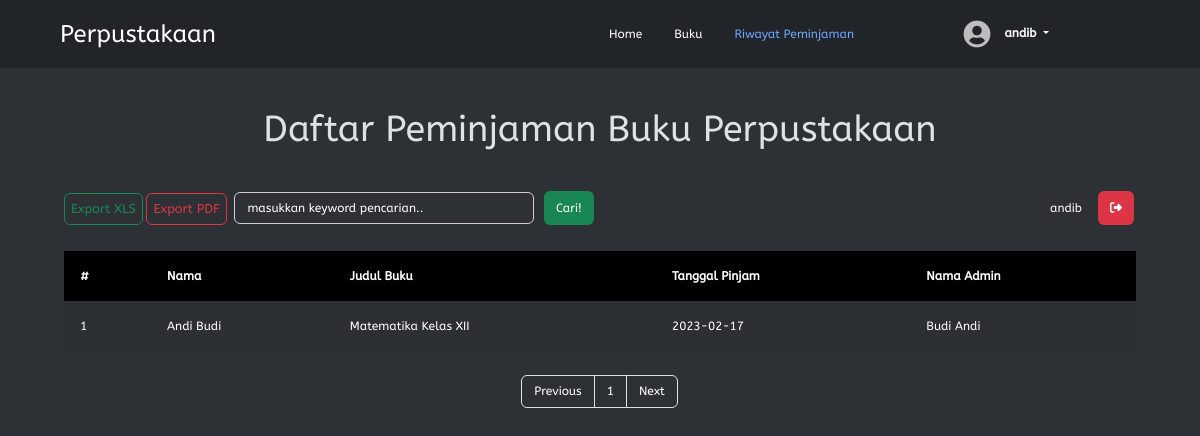
Screenshot of /php/peminjaman/riwayatPeminjaman.php (signed in) with the database file from the repository.
### tables this page shows
CREATE TABLE `t_peminjaman` (
  `f_id` int(11) NOT NULL,
  `f_idadmin` int(11) DEFAULT NULL,
  `f_idanggota` int(11) DEFAULT NULL,
  `f_tanggalpeminjaman` date DEFAULT NULL
);

CREATE TABLE `t_anggota` (
  `f_id` int(11) NOT NULL,
  `f_nama` varchar(200) DEFAULT NULL,
  `f_username` varchar(200) NOT NULL,
  `f_password` varchar(200) NOT NULL,
  `f_tempatlahir` varchar(100) DEFAULT NULL,
  `f_tanggallahir` date DEFAULT NULL
);

CREATE TABLE `t_buku` (
  `f_id` int(11) NOT NULL,
  `f_idkategori` int(11) DEFAULT NULL,
  `f_judul` varchar(200) DEFAULT NULL,
  `f_pengarang` varchar(200) DEFAULT NULL,
  `f_penerbit` varchar(200) DEFAULT NULL,
  `f_deskripsi` varchar(700) DEFAULT NULL
);

### php/dbcontroller.php (called while the page is built, shortened)
<?php
class DBConnection {
	private $host = 'localhost';
	private $user = 'root';
	private $password = '';
	private $dbname = 'prausk_sukenmfauzan';
	public $conn;
	public function __construct() {
		$this->conn = mysqli_connect($this->host, $this->user, $this->password, $this->dbname);
	}
	public function getALL($sql)
	{
		$result = mysqli_query($this->conn, $sql);
		while ($row = mysqli_fetch_assoc($result)) {
			$data[] = $row;
		}
		if (!empty($data)) {
			return $data;
		}
	}
	public function rowCOUNT($sql)
	{
		$result = mysqli_query($this->conn, $sql);
		$count = mysqli_num_rows($result);
		return $count;
	}
}
?>

### php/peminjaman/riwayatPeminjaman.php (the view, shortened to what this page needs)
<?php
require_once '../dbcontroller.php';
$db = new DBConnection();
$jumlahdataperhalaman = 10;
$totaldata = $db->rowCOUNT("SELECT * FROM t_peminjaman");
$jumlahhalaman = ceil($totaldata / $jumlahdataperhalaman);
if (isset($_GET['halaman'])) {
	$halamanberapa = $_GET['halaman'];
} else {
	$halamanberapa = 1;
}
$halaman = isset($_GET['halaman']) ? (int) $_GET['halaman'] : 1;
$awaldata = $jumlahdataperhalaman * $halamanberapa - $jumlahdataperhalaman;
$Previous = $halaman - 1;
$Next = $halaman + 1;
$halamanawal =
$halaman > 1 ? $halaman * $jumlahdataperhalaman - $jumlahdataperhalaman : 0;
$query = "SELECT t_peminjaman.f_id AS idpeminjaman, t_peminjaman.f_tanggalpeminjaman, t_anggota.f_nama AS namaanggota, t_admin.f_nama AS namaadmin, t_detailbuku.f_id AS iddetailbuku, t_buku.f_judul, t_kategori.f_kategori
FROM t_peminjaman
LEFT JOIN t_anggota ON t_peminjaman.f_idanggota = t_anggota.f_id
LEFT JOIN t_admin ON t_peminjaman.f_idadmin = t_admin.f_id
LEFT JOIN t_detailpeminjaman ON t_peminjaman.f_id = t_detailpeminjaman.f_idpeminjaman
LEFT JOIN t_detailbuku ON t_detailpeminjaman.f_iddetailbuku = t_detailbuku.f_id
LEFT JOIN t_buku ON t_detailbuku.f_idbuku = t_buku.f_id
LEFT JOIN t_kategori ON t_buku.f_idkategori = t_kategori.f_id
WHERE t_peminjaman.f_id IS NOT NULL AND t_buku.f_judul IS NOT NULL AND t_anggota.f_nama = '$_SESSION[namaAnggota]'
ORDER BY t_peminjaman.f_tanggalpeminjaman DESC LIMIT $awaldata, $jumlahdataperhalaman";
$peminjaman = $db->getALL($query);
?>
<!DOCTYPE html>
<html lang="en">
<head>
	<link rel="stylesheet" href="../../assets/style/style.css">
	<link rel="stylesheet" href="../../assets/bootstrap-5.3.0/css/bootstrap.min.css">
	<link rel="stylesheet" href="../../assets/fontawesome/css/all.min.css">
	<link rel="stylesheet" href="../../assets/fontawesome/css/fontawesome.min.css">
	<link rel="stylesheet" href="../../assets/fontawesome/css/solid.min.css">
	<link rel="stylesheet" href="../../node_modules/sweetalert2/dist/sweetalert2.min.css">
</head>
<body data-bs-theme="dark">
	<div class="container-fluid">
		<header class="d-flex flex-wrap align-items-center justify-content-center justify-content-around py-3 px-5">
			<a href="../home/index.php" class="d-flex align-items-center mb-3 mb-md-0 me-md-auto text-white text-decoration-none">
				<span class="fs-4">Perpustakaan</span>
			</a>
			<ul class="nav col-12 col-md-auto mb-2 justify-content-center mb-md-0">
				<li class="nav-item">
					<a href="../home/index.php" class="nav-link text-white" aria-current="page">
						Home
					</a>
				</li>
				<li>
					<a href="../buku/buku.php" class="nav-link text-white">
						Buku
					</a>
				</li>
				<?php if($_SESSION['level'] == 'Anggota Perpustakaan') {
					echo '
					<li>
					<a href="../peminjaman/riwayatPeminjaman.php" class="nav-link active">
					Riwayat Peminjaman
					</a>
					</li>
					<li>';
				} ?>
			</ul>
			<div class="d-flex col-md-3 text-end align-items-center justify-content-center">
					<div class="dropdown text-end">
						<a href="#" class="text-white text-decoration-none dropdown-toggle" data-bs-toggle="dropdown" aria-expanded="false">
							<img src="../../assets/profil/default-profil.png" alt="" width="32" height="32" class="rounded-circle me-2">
							<strong><?= $_SESSION['username']; ?></strong>
						</a>
					</div>
				</div>
			</header>
		</div>
		<div class="content">
			<center><h1>Daftar Peminjaman Buku Perpustakaan</h1></center>
			<form action="" method="post">
				<a class="btn btn-outline-success" href="../laporan/exportRiwayatPeminjaman.php?cetak=xls" role="button" target="_blank">Export XLS</a>
				<a class="btn btn-outline-danger" href="../laporan/exportRiwayatPeminjaman.php?cetak=pdf" role="button" target="_blank">Export PDF</a>
				<input type="text" name="keyword" id="keyword" size="40" autofocus placeholder="masukkan keyword pencarian.." autocomplete="off">
				<button type="submit" name="cari" class="tbl-cari">Cari!</button>
				<?php if (isset($_SESSION['username'])) { ?>
					<a href="../logout.php" class="tbl-hapus kiri-form" role="button" onclick="return confirm('Yakin?');" title="Logout"><i class="fa-sharp fa-solid fa-right-from-bracket"></i></a>
					<div class="username kiri-form">
						<?= $_SESSION['username'] ?>
					</div>
				<?php } ?>
			</form>
			<br>
			<table border="0" cellpadding="10" cellspacing="0" class="mb-4">
				<thead>
					<tr>
						<th>#</th>
						<th>Nama</th>
						<th>Judul Buku</th>
						<th>Tanggal Pinjam</th>
						<th>Nama Admin</th>
					</tr>
				</thead>
				<?php $i = $halamanawal + 1;
				?>
				<?php if ($peminjaman) {foreach($peminjaman as $data) : ?>
					<tr>
						<td><?= $i; ?></td>
						<td><?php if($data['namaanggota'] == '') {echo 'Anggota tidak terdaftar';} else {echo $data['namaanggota'];} ?></td>
						<td><?= $data["f_judul"]; ?></td>
						<td><?= $data["f_tanggalpeminjaman"]; ?></td>
						<td><?= $data["namaadmin"]; ?></td>
					</tr>
					<?php $i++; ?>
				<?php endforeach; } else {?>
					<div class="alert alert-danger">
						Anda Belum Meminjam Buku!
					</div>
				<?php } ?>
			</table>
			<div class="pagination-flex">
				<div class="pagination">
					<ul class="page-list">
						<li class="page-item">
							<a class="page-link" <?php if ($halaman > 1) {
								echo "href='?halaman=$Previous'";
							} ?>>Previous</a>
						</li>
						<?php for ($i = 1; $i <= $jumlahhalaman; $i++): ?>
							<li class="page-item"><a class="page-link" href="?halaman=<?= $i ?>"><?= $i ?></a></li>
						<?php endfor; ?>
						<li class="page-item">
							<a  class="page-link" <?php if (
								$halaman < $jumlahhalaman
							) {
								echo "href='?halaman=$Next'";
							} ?>>Next</a>
						</li>
					</ul>
				</div>
			</div>
		</div>
</body>
</html>

### assets/style/style.css (style rules this page uses)
* { box-sizing: border-box; font-family: 'AbeeZee', sans-serif; transition: all 0.5s ease; scroll-behavior: smooth; margin: 0; padding: 0; }
body { font-family: 'AbeeZee', sans-serif; background-color: #2e2e2e; font-size: 12px !important; max-width: 100%; height: 100%; color: #fff; }
.content { padding: 2rem 4rem; background-color: #2D3135; display: block; width: 100%; min-height: 100vh; }
table { width: 100%; color: #fff; margin-bottom: .5rem; border-collapse: unset !important ; border: none; }
table tr { border: 1px solid #000; }
table tr th { text-align: left; padding: 8px; height: 25px; }
table tr td { overflow: hidden; text-align: left; padding: 2px 8px 4px 8px; }
#keyword { background-color: #2D3135; color: #fff; border: 1px solid rgb(207, 207, 207); border-radius: 0.375rem; padding: 6px 12px 6px 12px; width: 300px; margin: 0px 4px 0px 4px; font-size: 12px; font-weight: normal; line-height: 1.5; transition: border-color .15s ease-in-out, box-shadow .15s ease-in-out; }
#keyword::placeholder { color: #fff; font-family: 'AbeeZee'; }
input[type="text"] { background-color: #2D3135; color: #fff; border: 1px solid rgb(207, 207, 207); border-radius: 0.375rem; padding: 6px 12px 6px 12px; width: 100%; margin: 0px 4px 10px 0px; font-size: 1rem; font-weight: normal; line-height: 1.5; transition: border-color .15s ease-in-out, box-shadow .15s ease-in-out; }
.tbl-cari { background-color: #198754; border: none; color: rgb(255, 255, 255); padding: 8px 12px; text-align: center; text-decoration: none; display: inline-block; margin: 8px 2px; cursor: pointer; border-radius: 0.375rem; }
.tbl-hapus { background-color: #dc3545; border: none; color: rgb(255, 255, 255); padding: 8px 12px; text-align: center; text-decoration: none; display: inline-block; margin: 8px 2px; cursor: pointer; border-radius: 0.375rem; }
.pagination { display: inline-block; box-sizing: border-box; }
.page-item:first-child .page-link { margin-left: 0; border-top-left-radius: 0.25rem; border-bottom-left-radius: 0.25rem; box-sizing: border-box; }
.page-item:last-child .page-link { margin-left: 0; border-top-right-radius: 0.25rem; border-bottom-right-radius: 0.25rem; box-sizing: border-box; }
.pagination .page-list { display: flex; padding-left: 0; list-style: none; border-radius: 0.25rem; flex-direction: row; flex-wrap: nowrap; box-sizing: border-box; }
.pagination .page-list .page-link { position: relative; display: block; padding: 0.5rem 0.75rem; margin-left: -1px; line-height: 1.25; color: #ffffff; background-color:#2D3135; border: 1px solid #dee2e6; text-decoration: none; box-sizing: border-box; font-size: 12px; }
.pagination-flex { display: flex; flex-direction: row; flex-wrap: nowrap; justify-content: center; align-items: center; align-content: stretch; margin-bottom: 1.5rem; }

### php/peminjaman/riwayatPeminjaman.php (style rules this page uses)
.username { border: none; color: rgb(255, 255, 255); padding: 8px 12px; text-align: center; text-decoration: none; display: inline-block; margin: 8px 2px; border-radius: 0.375rem; }
.kiri-form { float: right; }
table { border: none; }
table tr td { padding: 1rem; }
table thead tr th { background-color: #000; color: #fff; padding: 1rem; }
table tr:nth-child(odd) { background-color: #2c3034; }
h1 { font-size: 2.25rem; margin: .5rem 0 2rem 0; }
.btn { padding: .35rem .375rem; font-size: .8rem; }

### rows the page displays
t_peminjaman: f_idanggota.f_nama "Andi Budi", t_buku.f_judul "Matematika Kelas XII", f_tanggalpeminjaman "2023-02-17", f_idadmin.f_nama "Budi Andi"

### other values shown
$_SESSION['username'] "andib"
